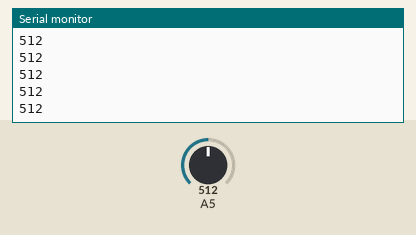
Bench run of a sketch on a simulated Arduino Uno, built with avr-gcc and run on an emulated ATmega328P. Parts: the last lines printed to the serial monitor. Inputs (shaded band) come from the test bench; at power-on: A5 = 512.

Above: at 1.2 s.
1.3 s: A5 set to 716
At 2.0 s:
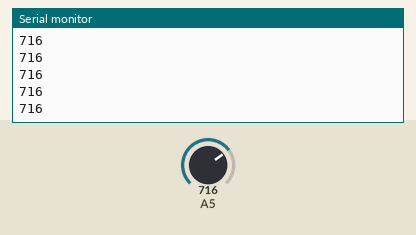
2.8 s: A5 set to 900
At 3.6 s:
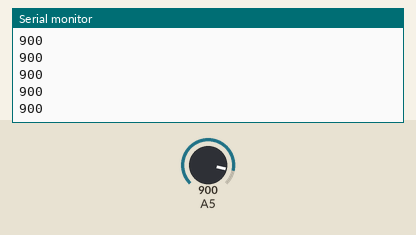
Timing chart, 0 to 5.8 s (numbered marks = the images above; inputs shaded):
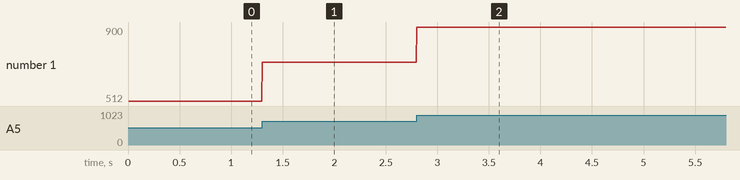

The sketch:

pulseDAQ-KY039.ino
```cpp
/*
Testing reading raw analog data from sensor. Pulse sensor of type Joy-It (KY039HS) is used.
Set up:
 - white:  3.3V (better resposne than 5V)
 - gray:   GND
 - black:  SIG (A5)

Features:
 - Sampling rate set to 200Hz.
 - Receive 'R' to reset time
*/

//  INIT VARIABLES
unsigned long time_start;
const unsigned long period = 5000; // 5000us : 200Hz
unsigned long last_read;
char check_status;

//  SET UP LOOP
void setup() {
  Serial.begin(57600);
}

// RUN LOOP
void loop() {
  // CHECK FOR STATUS MESSAGE
  if (Serial.available()>0) {
    check_status = Serial.read();
    // Serial.println(check_status);
    // RESET TIME
    if (check_status == 'R') {
      //Serial.print("Resetting\n");
      time_start = micros();
      last_read = micros();
    }
  }

  if (micros() - last_read >= period) {
    //  may introduce small time errors, but should be within ~100us
    last_read += period;

    // read the input on analog pin 0:
    int sensorValue = analogRead(A5);

    // print out time and value:
    //Serial.print(micros()-time_start-period);
    //Serial.print(",");
    Serial.print(sensorValue);
    Serial.println("");
  }
}
```

Measured:
- after the input at 1.3 s, the serial monitor: prints a new line at once (image 1)
- after the input at 2.8 s, the serial monitor: prints a new line at once (image 2)
- plotted number 1: 512 → 716 after the input at 1.3 s, 716 → 900 after the input at 2.8 s
